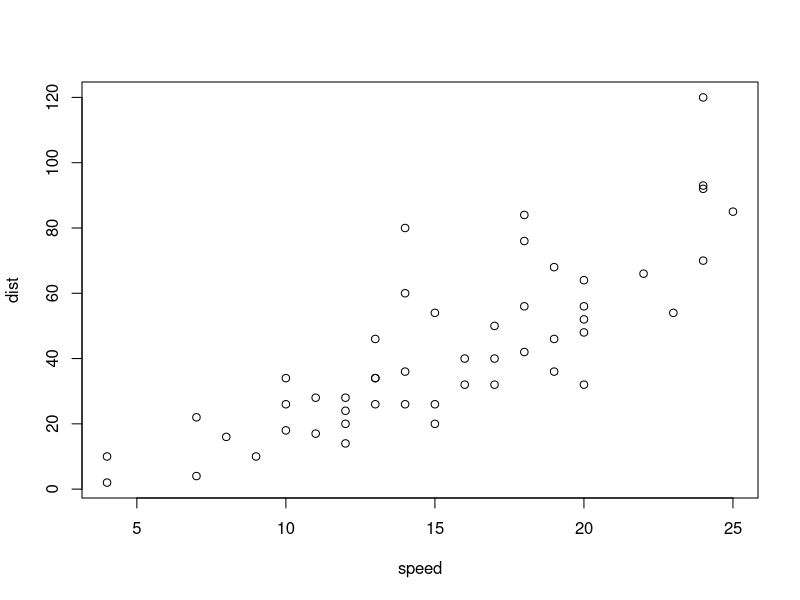
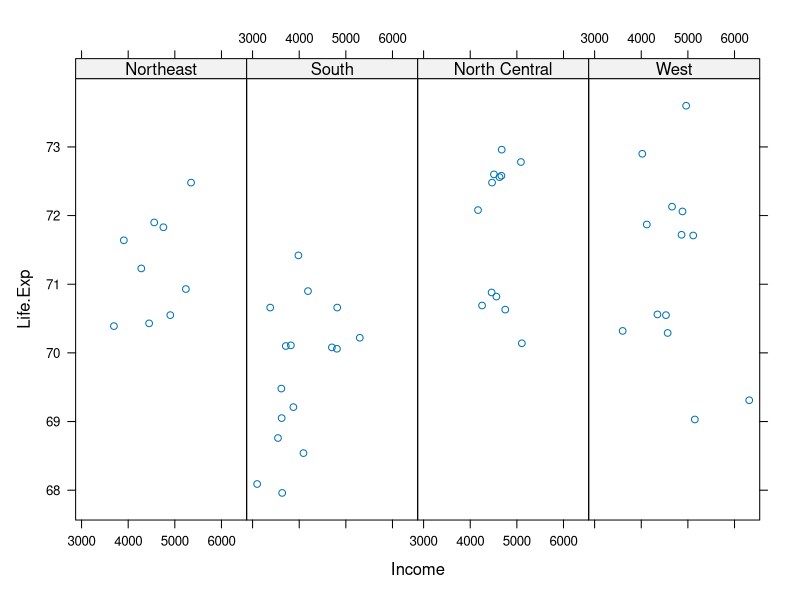
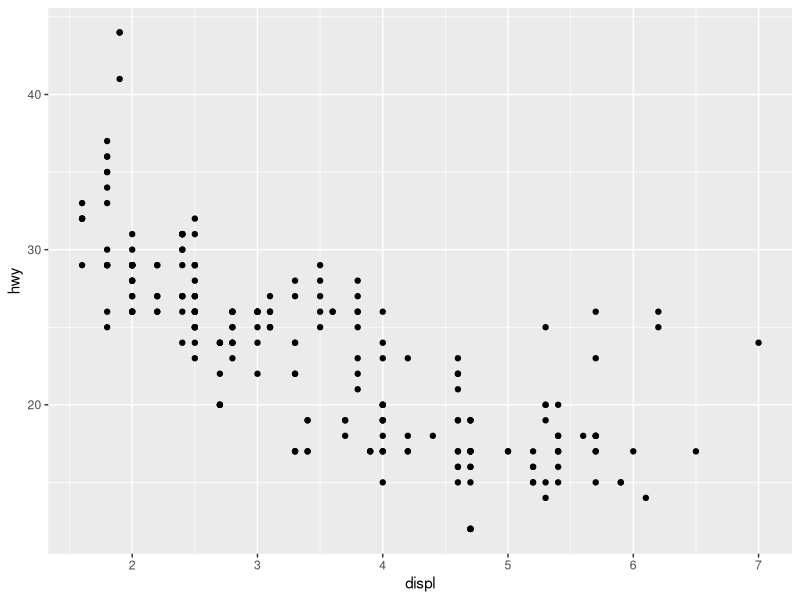
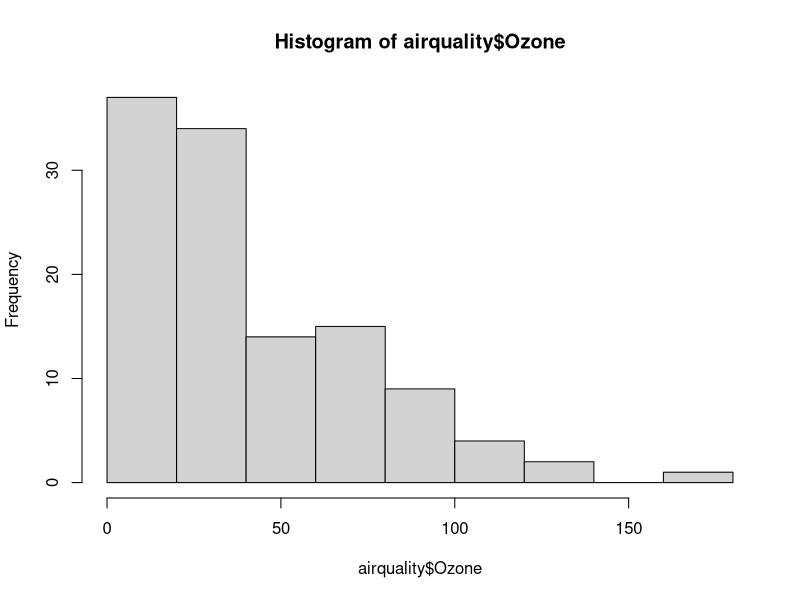
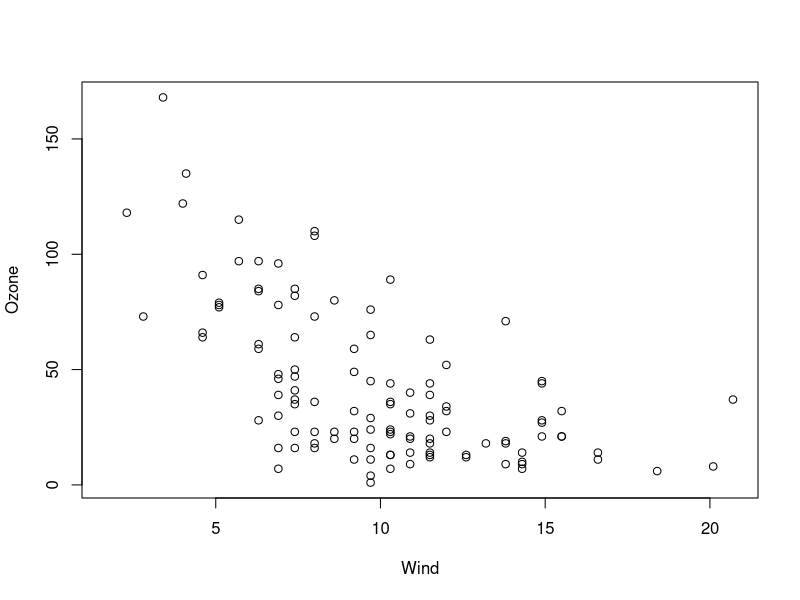
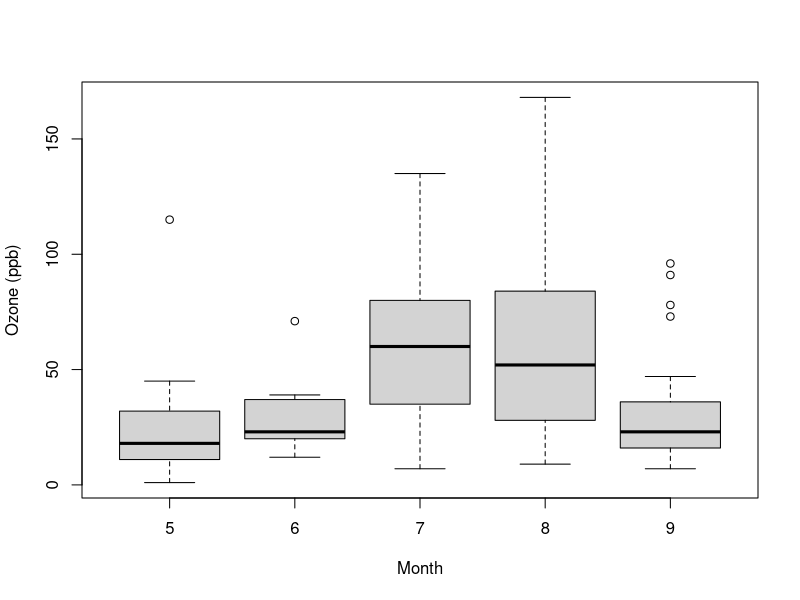
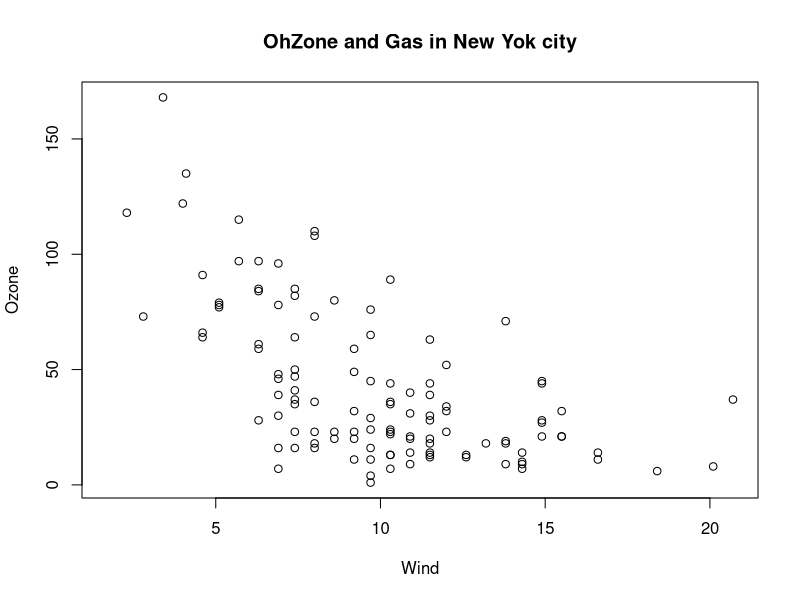
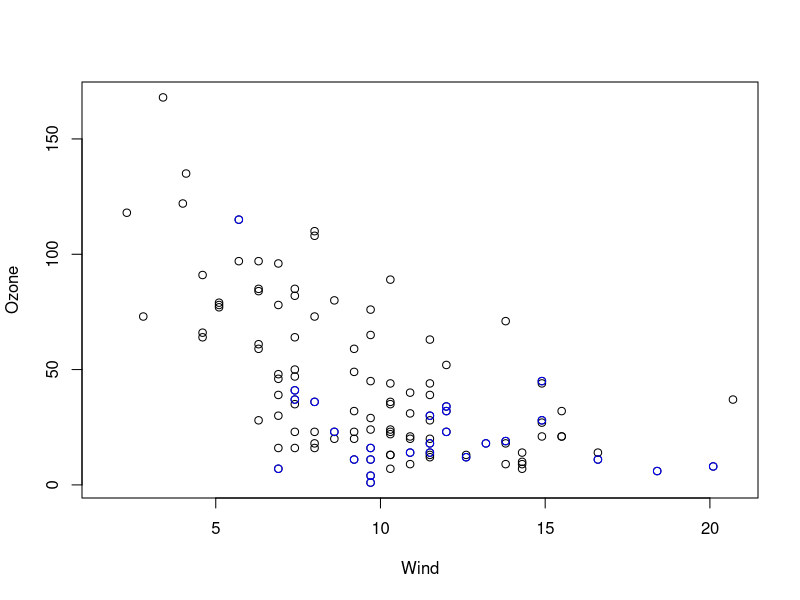

Source code (R) for these figures, in order:
## Base Plotting System

library(datasets)
data(cars)
with(cars, plot(speed, dist))


## The Lattice System
# single function call: xyplot, bwplot

library(lattice)
state <- data.frame(state.x77, region=state.region)
xyplot(Life.Exp ~ Income | region, data = state, layout = c(4,1))

## The ggplot2 system
library(ggplot2)
data(mpg)
qplot(displ, hwy, data=mpg)

## Simple Base Graphics
library(datasets)
hist(airquality$Ozone)

## Simple Base Graphics: scatterplot
with(airquality, plot(Wind, Ozone))

## Simple Base Graphics: Boxplot
airquality <- transform(airquality, Month=factor(Month))
boxplot(Ozone ~ Month, airquality, xlab="Month", ylab="Ozone (ppb)")

## All available colours:
colors()

## Base plot with annotation
with(airquality, plot(Wind, Ozone))
title(main="OhZone and Gas in New Yok city")

with(airquality, plot(Wind, Ozone), main="OhZone and Gas in New Yok city")
with(subset(airquality, Month == 5), points(Wind, Ozone, col="blue"))

with(airquality, plot(Wind, Ozone), main="OZone and Wind in New Yok city", type="n")
with(subset(airquality, Month == 5), points(Wind, Ozone, col="blue"))
with(subset(airquality, Month != 5), points(Wind, Ozone, col="red"))
legend("topright",pch=1,col=c("blue","red"),legend=c("May","Other Months"))

with(airquality, plot(Wind, Ozone, main="OZone and Wind in New Yok city", pch=20))
model <- lm(Ozone ~ Wind, airquality)
abline(model, lwd=2)

par(mfrow=c(1,2))
with(airquality, {
    plot(Wind, Ozone, main="Ozone and Wind") 
    plot(Solar.R, Ozone, main="Ozone and Solar Radiation")
    })

par(mfrow=c(1,3), mar=c(4,4,2,1), oma=c(0,0,2,0))
with(airquality, {
    plot(Wind, Ozone, main="Wind and Ozone")
    plot(Solar.R, Ozone, main="Solar radiation and Ozone")
    plot(Temp, Ozone, main="Temperature and Ozone")
    mtext("Ozone and weather in NYC", outer=TRUE)
})